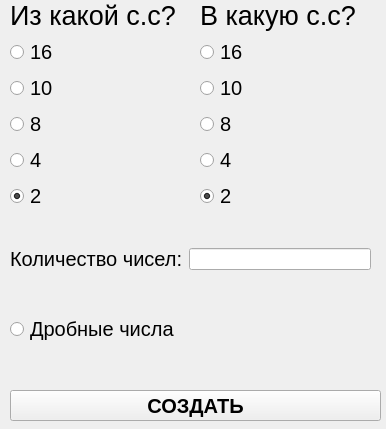
<?xml version="1.0" encoding="UTF-8"?>
<ui version="4.0">
 <class>NumTranslator</class>
 <widget class="QMainWindow" name="NumTranslator">
  <property name="geometry">
   <rect>
    <x>0</x>
    <y>0</y>
    <width>386</width>
    <height>429</height>
   </rect>
  </property>
  <property name="minimumSize">
   <size>
    <width>386</width>
    <height>429</height>
   </size>
  </property>
  <property name="maximumSize">
   <size>
    <width>386</width>
    <height>429</height>
   </size>
  </property>
  <property name="windowTitle">
   <string>Перевод чисел</string>
  </property>
  <property name="windowIcon">
   <iconset>
    <normaloff>Test-case.ico</normaloff>Test-case.ico</iconset>
  </property>
  <widget class="QWidget" name="centralwidget">
   <widget class="QWidget" name="verticalLayoutWidget">
    <property name="geometry">
     <rect>
      <x>10</x>
      <y>0</y>
      <width>167</width>
      <height>211</height>
     </rect>
    </property>
    <layout class="QVBoxLayout" name="from_ss">
     <item>
      <widget class="QLabel" name="text_from">
       <property name="font">
        <font>
         <pointsize>20</pointsize>
        </font>
       </property>
       <property name="text">
        <string>Из какой с.с?</string>
       </property>
      </widget>
     </item>
     <item>
      <widget class="QRadioButton" name="ss16">
       <property name="font">
        <font>
         <pointsize>15</pointsize>
        </font>
       </property>
       <property name="text">
        <string>16</string>
       </property>
      </widget>
     </item>
     <item>
      <widget class="QRadioButton" name="ss10">
       <property name="font">
        <font>
         <pointsize>15</pointsize>
        </font>
       </property>
       <property name="text">
        <string>10</string>
       </property>
      </widget>
     </item>
     <item>
      <widget class="QRadioButton" name="ss8">
       <property name="font">
        <font>
         <pointsize>15</pointsize>
        </font>
       </property>
       <property name="text">
        <string>8</string>
       </property>
      </widget>
     </item>
     <item>
      <widget class="QRadioButton" name="ss4">
       <property name="font">
        <font>
         <pointsize>15</pointsize>
        </font>
       </property>
       <property name="text">
        <string>4</string>
       </property>
      </widget>
     </item>
     <item>
      <widget class="QRadioButton" name="ss2">
       <property name="font">
        <font>
         <pointsize>15</pointsize>
        </font>
       </property>
       <property name="text">
        <string>2</string>
       </property>
       <property name="checked">
        <bool>true</bool>
       </property>
      </widget>
     </item>
    </layout>
   </widget>
   <widget class="QWidget" name="verticalLayoutWidget_2">
    <property name="geometry">
     <rect>
      <x>200</x>
      <y>0</y>
      <width>167</width>
      <height>211</height>
     </rect>
    </property>
    <layout class="QVBoxLayout" name="In_ss">
     <item>
      <widget class="QLabel" name="text_in">
       <property name="font">
        <font>
         <pointsize>20</pointsize>
        </font>
       </property>
       <property name="text">
        <string>В какую с.с?</string>
       </property>
      </widget>
     </item>
     <item>
      <widget class="QRadioButton" name="iss16">
       <property name="font">
        <font>
         <pointsize>15</pointsize>
        </font>
       </property>
       <property name="text">
        <string>16</string>
       </property>
      </widget>
     </item>
     <item>
      <widget class="QRadioButton" name="iss10">
       <property name="font">
        <font>
         <pointsize>15</pointsize>
        </font>
       </property>
       <property name="text">
        <string>10</string>
       </property>
      </widget>
     </item>
     <item>
      <widget class="QRadioButton" name="iss8">
       <property name="font">
        <font>
         <pointsize>15</pointsize>
        </font>
       </property>
       <property name="text">
        <string>8</string>
       </property>
      </widget>
     </item>
     <item>
      <widget class="QRadioButton" name="iss4">
       <property name="font">
        <font>
         <pointsize>15</pointsize>
        </font>
       </property>
       <property name="text">
        <string>4</string>
       </property>
      </widget>
     </item>
     <item>
      <widget class="QRadioButton" name="iss2">
       <property name="font">
        <font>
         <pointsize>15</pointsize>
        </font>
       </property>
       <property name="text">
        <string>2</string>
       </property>
       <property name="checked">
        <bool>true</bool>
       </property>
      </widget>
     </item>
    </layout>
   </widget>
   <widget class="QPushButton" name="create_test_button">
    <property name="geometry">
     <rect>
      <x>10</x>
      <y>390</y>
      <width>371</width>
      <height>31</height>
     </rect>
    </property>
    <property name="font">
     <font>
      <pointsize>15</pointsize>
      <weight>75</weight>
      <bold>true</bold>
     </font>
    </property>
    <property name="text">
     <string>СОЗДАТЬ</string>
    </property>
   </widget>
   <widget class="QWidget" name="gridLayoutWidget_2">
    <property name="geometry">
     <rect>
      <x>10</x>
      <y>210</y>
      <width>361</width>
      <height>171</height>
     </rect>
    </property>
    <layout class="QGridLayout" name="extra_set">
     <item row="1" column="0" colspan="2">
      <widget class="QRadioButton" name="fractional_num">
       <property name="font">
        <font>
         <pointsize>15</pointsize>
         <weight>50</weight>
         <bold>false</bold>
        </font>
       </property>
       <property name="text">
        <string>Дробные числа</string>
       </property>
      </widget>
     </item>
     <item row="0" column="0">
      <widget class="QLabel" name="Count_text">
       <property name="font">
        <font>
         <pointsize>15</pointsize>
        </font>
       </property>
       <property name="text">
        <string>Количество чисел:</string>
       </property>
      </widget>
     </item>
     <item row="0" column="1">
      <widget class="QLineEdit" name="count_number"/>
     </item>
    </layout>
   </widget>
  </widget>
 </widget>
 <resources/>
 <connections/>
</ui>
